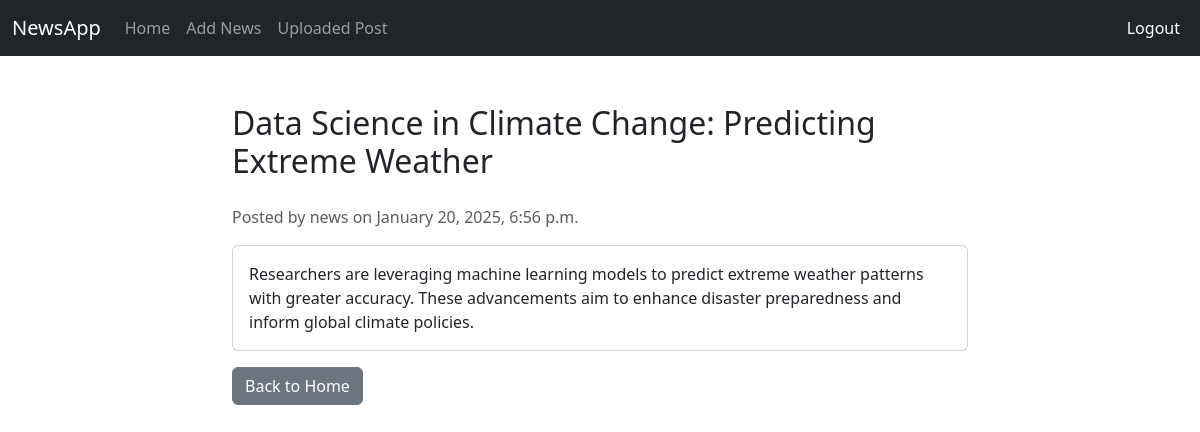
Screenshot of /news/5/ (signed in) with the database file from the repository.
### newsapp/models.py (models this page shows, shortened)
class NewsPost(models.Model):
    user = models.ForeignKey(to=User, on_delete=models.CASCADE)
    title = models.CharField(max_length=300)
    desc = models.TextField()
    uploaded_at = models.DateTimeField(auto_now_add=True)

### newsapp/views.py (the view)
# urls.py: path('news/<int:pk>/', views.news_detail, name='news_detail'),
@login_required
def news_detail(request, pk):
    news = get_object_or_404(NewsPost, pk=pk)
    return render(request, "news_details.html", {'news':news})

### newsapp/templates/news_details.html
{% extends "base.html" %}
{% block content %}
<div class="container mt-5">
    <div class="row justify-content-center">
        <div class="col-md-8">
            <h2 class="mb-4">{{ news.title }}</h2>
            <p class="text-muted">Posted by {{ news.user.username }} on {{ news.uploaded_at|date:"F j, Y, g:i a" }}</p>
            <div class="card">
                <div class="card-body">
                    <p class="card-text">{{ news.desc }}</p>
                </div>
            </div>
            <a href="{% url 'home' %}" class="btn btn-secondary mt-3">Back to Home</a>
        </div>
    </div>
</div>
{% endblock content %}

### rows the page displays
NewsPost: title "Data Science in Climate Change: Predicting Extreme Weather", user.username "news", uploaded_at "January 20, 2025, 6:56 p.m.", desc "Researchers are leveraging machine learning models to predict extreme weather patterns with greater accuracy. These advancements aim to enhance disaster preparedness and inform global climate policies."
